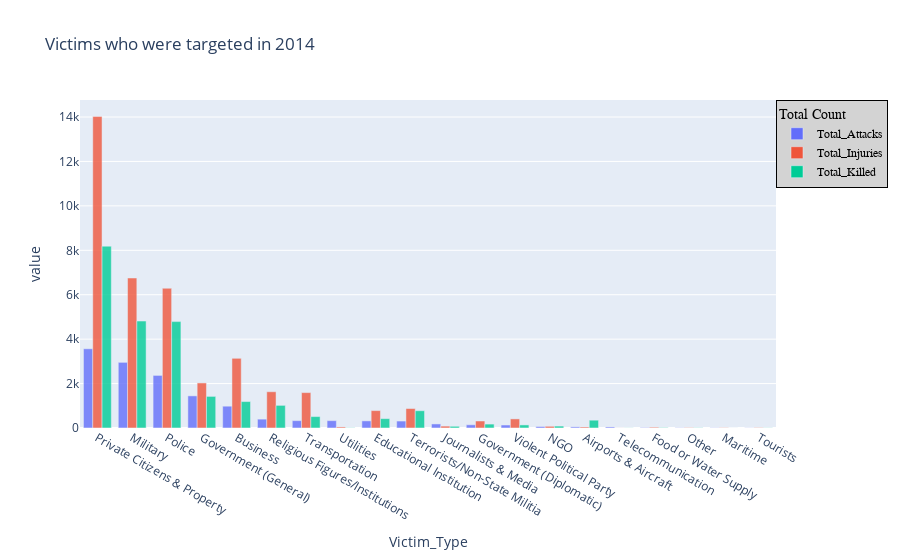

The notebook cell this image was saved under:
### Code cell
targets_2014 = pd.pivot_table(
   attacks_2014,
   index=['Victim_Type'],
   aggfunc={'EventID': len, 'No_Killed': np.sum, 'No_Inj': np.sum}
).rename(columns={'EventID': 'Total_Attacks', 'No_Killed':'Total_Killed', 'No_Inj':'Total_Injuries'}).sort_values(['Total_Attacks','Total_Killed', 'Total_Injuries'], ascending = False)


fig = px.bar(
    data_frame=targets_2014,
    x = targets_2014.index,
    y = ['Total_Attacks', 'Total_Injuries', 'Total_Killed'],
    opacity=0.8,
    orientation='v',
    barmode='group',
    title = 'Victims who were targeted in 2014'
)
fig.update_layout(legend = dict(
    title = 'Total Count',
    x = 1,
    y = 1,
    orientation = 'v',
    font = dict(
        family = "Arial",
        size = 12,
        color = "black"

    ),
    bgcolor="lightgray",
        bordercolor="black",
        borderwidth=1
)
)
fig.show()

### Figure 1 — Plotly figure (JSON) as saved in the notebook; plotly's stock layout.template omitted (floating-point values rounded to 4 significant figures)
{"data": [{"alignmentgroup": "True", "hovertemplate": "variable=Total_Attacks<br>Victim_Type=%{x}<br>value=%{y}<extra></extra>", "legendgroup": "Total_Attacks", "marker": {"color": "#636efa", "opacity": 0.8, "pattern": {"shape": ""}}, "name": "Total_Attacks", "offsetgroup": "Total_Attacks", "orientation": "v", "showlegend": true, "textposition": "auto", "type": "bar", "x": ["Private Citizens & Property", "Military", "Police", "Government (General)", "Business", "Religious Figures/Institutions", "Transportation", "Utilities", "Educational Institution", "Terrorists/Non-State Militia", "Journalists & Media", "Government (Diplomatic)", "Violent Political Party", "NGO", "Airports & Aircraft", "Telecommunication", "Food or Water Supply", "Other", "Maritime", "Tourists"], "xaxis": "x", "y": [3566, 2955, 2367, 1446, 982, 399, 331, 330, 320, 313, 183, 144, 134, 65, 51, 47, 19, 11, 10, 6], "yaxis": "y"}, {"alignmentgroup": "True", "hovertemplate": "variable=Total_Injuries<br>Victim_Type=%{x}<br>value=%{y}<extra></extra>", "legendgroup": "Total_Injuries", "marker": {"color": "#EF553B", "opacity": 0.8, "pattern": {"shape": ""}}, "name": "Total_Injuries", "offsetgroup": "Total_Injuries", "orientation": "v", "showlegend": true, "textposition": "auto", "type": "bar", "x": ["Private Citizens & Property", "Military", "Police", "Government (General)", "Business", "Religious Figures/Institutions", "Transportation", "Utilities", "Educational Institution", "Terrorists/Non-State Militia", "Journalists & Media", "Government (Diplomatic)", "Violent Political Party", "NGO", "Airports & Aircraft", "Telecommunication", "Food or Water Supply", "Other", "Maritime", "Tourists"], "xaxis": "x", "y": [14028, 6753, 6290, 2029, 3138, 1632, 1593, 47, 783, 876, 85, 315, 409, 76, 46, 3, 35, 15, 12, 15], "yaxis": "y"}, {"alignmentgroup": "True", "hovertemplate": "variable=Total_Killed<br>Victim_Type=%{x}<br>value=%{y}<extra></extra>", "legendgroup": "Total_Killed", "marker": {"color": "#00cc96", "opacity": 0.8, "pattern": {"shape": ""}}, "name": "Total_Killed", "offsetgroup": "Total_Killed", "orientation": "v", "showlegend": true, "textposition": "auto", "type": "bar", "x": ["Private Citizens & Property", "Military", "Police", "Government (General)", "Business", "Religious Figures/Institutions", "Transportation", "Utilities", "Educational Institution", "Terrorists/Non-State Militia", "Journalists & Media", "Government (Diplomatic)", "Violent Political Party", "NGO", "Airports & Aircraft", "Telecommunication", "Food or Water Supply", "Other", "Maritime", "Tourists"], "xaxis": "x", "y": [8186, 4814, 4790, 1423, 1190, 1019, 514, 11, 420, 778, 77, 176, 138, 86, 352, 5, 16, 11, 1, 7], "yaxis": "y"}], "layout": {"barmode": "group", "legend": {"bgcolor": "lightgray", "bordercolor": "black", "borderwidth": 1, "font": {"color": "black", "family": "Arial", "size": 12}, "orientation": "v", "title": {"text": "Total Count"}, "tracegroupgap": 0, "x": 1, "y": 1}, "title": {"text": "Victims who were targeted in 2014"}, "xaxis": {"anchor": "y", "domain": [0, 1], "title": {"text": "Victim_Type"}}, "yaxis": {"anchor": "x", "domain": [0, 1], "title": {"text": "value"}}}}
